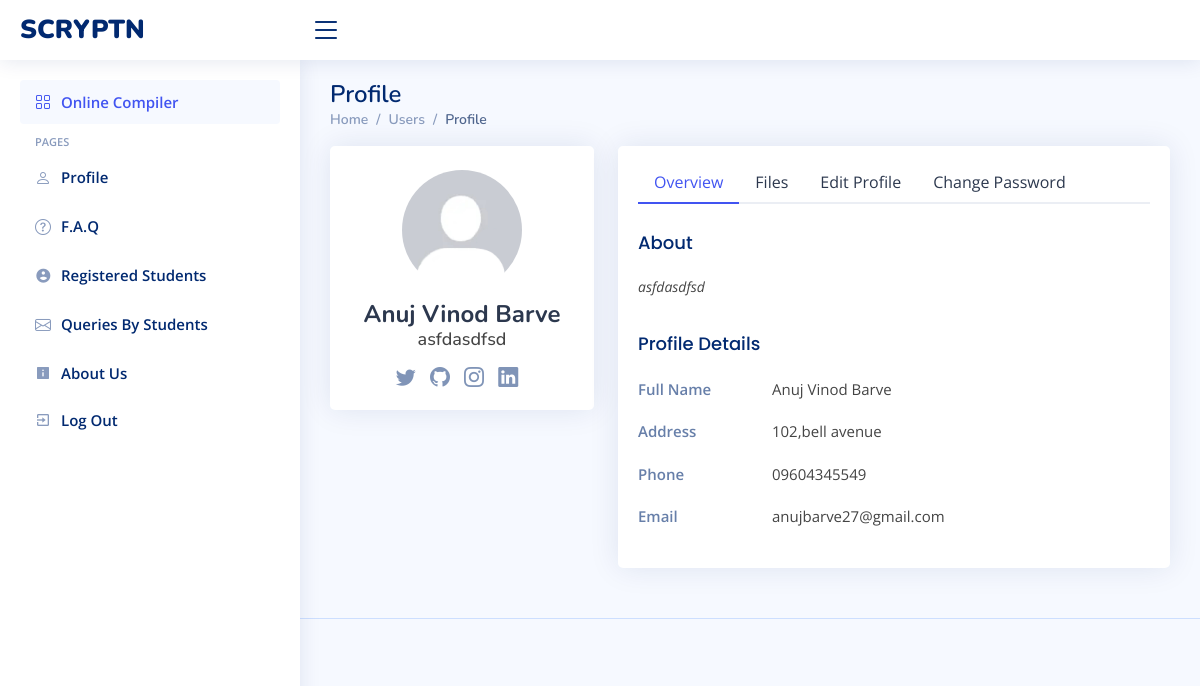
Page /teacher/profile.php (signed in) on the committed database.
### tables this page shows
CREATE TABLE `teachers` (
  `teacherID` int(11) NOT NULL,
  `teacherName` varchar(128) NOT NULL,
  `teacherEmail` varchar(128) NOT NULL,
  `teacherAddr` varchar(255) DEFAULT NULL,
  `teacherPhone` varchar(255) DEFAULT NULL,
  `teacherUid` varchar(128) NOT NULL,
  `teacherPwd` varchar(128) NOT NULL,
  `teacher_ln` text DEFAULT NULL,
  `teacher_gh` text DEFAULT NULL,
  `teacher_in` varchar(255) DEFAULT NULL,
  `teacher_tw` varchar(255) DEFAULT NULL,
  `teacher_desc` text DEFAULT NULL,
  `teacher_photo` varchar(255) DEFAULT NULL
);

### teacher/profile.php (the view, shortened to what this page needs)
<!DOCTYPE html>
<html lang="en">
<head>
  <link href="../assets/vendor/bootstrap/css/bootstrap.min.css" rel="stylesheet" />
  <link href="../assets/vendor/bootstrap-icons/bootstrap-icons.css" rel="stylesheet" />
  <link href="../assets/vendor/boxicons/css/boxicons.min.css" rel="stylesheet" />
  <link href="../assets/vendor/quill/quill.snow.css" rel="stylesheet" />
  <link href="../assets/vendor/quill/quill.bubble.css" rel="stylesheet" />
  <link href="../assets/vendor/remixicon/remixicon.css" rel="stylesheet" />
  <link href="../assets/vendor/simple-datatables/style.css" rel="stylesheet" />
  <link href="../assets/css/style.css" rel="stylesheet" />
</head>
<body>
  <?php include './includes/header.php'; ?>
  <?php include './includes/sidenav.php'; ?>
  <main id="main" class="main">
    <div class="pagetitle">
      <h1>Profile</h1>
      <nav>
        <ol class="breadcrumb">
          <li class="breadcrumb-item"><a href="index.html">Home</a></li>
          <li class="breadcrumb-item">Users</li>
          <li class="breadcrumb-item active">Profile</li>
        </ol>
      </nav>
    </div>
    <section class="section profile">
      <?php
      $servername = "localhost";
      $username = "root";
      $password = "";
      $databasename = "scr";
      $conn = new mysqli(
        $servername,
        $username,
        $password,
        $databasename
      );
      $id = $_SESSION["teacherID"];
      $query = "SELECT * FROM `teachers` WHERE teacherID = $id";
      $result = $conn->query($query);
      $data = $result->fetch_assoc();
      ?>
      <div class="row">
        <div class="col-xl-4">
          <div class="card">
            <div class="card-body profile-card pt-4 d-flex flex-column align-items-center">
              <img src="../inc/user-data/profile-photos/<?php if($data["teacher_photo"]){echo $data["teacher_photo"];}else{echo "default.jpg";};?>" alt="Profile" class="rounded-circle" />
              <h2><?php echo $data["teacherName"]; ?></h2>
              <h3><?php echo $data["teacher_desc"]; ?></h3>
              <div class="social-links mt-2">
                <a href="<?php echo $data["teacher_tw"]; ?>" class="twitter"><i class="bi bi-twitter"></i></a>
                <a href="<?php echo $data["teacher_gh"]; ?>" class="github"><i class="bi bi-github"></i></a>
                <a href="<?php echo $data["teacher_in"]; ?>" class="instagram"><i class="bi bi-instagram"></i></a>
                <a href="<?php echo $data["teacher_ln"]; ?>" class="linkedin"><i class="bi bi-linkedin"></i></a>
              </div>
            </div>
          </div>
        </div>
        <div class="col-xl-8">
          <div class="card">
            <div class="card-body pt-3">
              <ul class="nav nav-tabs nav-tabs-bordered">
                <li class="nav-item">
                  <button class="nav-link active" data-bs-toggle="tab" data-bs-target="#profile-overview">
                    Overview
                  </button>
                </li>
                <li class="nav-item">
                  <button class="nav-link" data-bs-toggle="tab" data-bs-target="#user-files">
                    Files
                  </button>
                </li>
                <li class="nav-item">
                  <button class="nav-link" data-bs-toggle="tab" data-bs-target="#profile-edit">
                    Edit Profile
                  </button>
                </li>
                <li class="nav-item">
                  <button class="nav-link" data-bs-toggle="tab" data-bs-target="#profile-change-password">
                    Change Password
                  </button>
                </li>
              </ul>
              <div class="tab-content pt-2">
                <div class="tab-pane fade show active profile-overview" id="profile-overview">
                  <h5 class="card-title">About</h5>
                  <p class="small fst-italic">
                    <?php echo $data["teacher_desc"];?>
                  </p>
                  <h5 class="card-title">Profile Details</h5>
                  <div class="row">
                    <div class="col-lg-3 col-md-4 label">Full Name</div>
                    <div class="col-lg-9 col-md-8"><?php echo $data["teacherName"];?></div>
                  </div>
                  <div class="row">
                    <div class="col-lg-3 col-md-4 label">Address</div>
                    <div class="col-lg-9 col-md-8">
                    <?php echo $data["teacherAddr"];?>
                    </div>
                  </div>
                  <div class="row">
                    <div class="col-lg-3 col-md-4 label">Phone</div>
                    <div class="col-lg-9 col-md-8"><?php echo $data["teacherPhone"];?></div>
                  </div>
                  <div class="row">
                    <div class="col-lg-3 col-md-4 label">Email</div>
                    <div class="col-lg-9 col-md-8">
                    <?php echo $data["teacherEmail"];?>
                    </div>
                  </div>
                </div>
              </div>
            </div>
          </div>
        </div>
      </div>
    </section>
  </main>
  <footer id="footer" class="footer">
  </footer>
</body>
</html>

### assets/css/style.css (style rules this page uses)
:root { scroll-behavior: smooth; }
body { font-family: "Open Sans", sans-serif; background: #f6f9ff; color: #444444; }
a { color: #4154f1; text-decoration: none; }
h1, h2, h3, h4, h5, h6 { font-family: "Nunito", sans-serif; }
#main { margin-top: 60px; padding: 20px 30px; transition: all 0.3s; }
.pagetitle { margin-bottom: 10px; }
.pagetitle h1 { font-size: 24px; margin-bottom: 0; font-weight: 600; color: #012970; }
.card { margin-bottom: 30px; border: none; border-radius: 5px; box-shadow: 0px 0 30px rgba(1, 41, 112, 0.1); }
.card-title { padding: 20px 0 15px 0; font-size: 18px; font-weight: 500; color: #012970; font-family: "Poppins", sans-serif; }
.card-body { padding: 0 20px 20px 20px; }
.breadcrumb { font-size: 14px; font-family: "Nunito", sans-serif; color: #899bbd; font-weight: 600; }
.breadcrumb a { color: #899bbd; transition: 0.3s; }
.breadcrumb .breadcrumb-item::before { color: #899bbd; }
.breadcrumb .active { color: #51678f; font-weight: 600; }
.nav-tabs-bordered { border-bottom: 2px solid #ebeef4; }
.nav-tabs-bordered .nav-link { margin-bottom: -2px; border: none; color: #2c384e; }
.nav-tabs-bordered .nav-link.active { background-color: #fff; color: #4154f1; border-bottom: 2px solid #4154f1; }
@media (min-width: 1200px) { #main, #footer { margin-left: 300px; } }
.profile .profile-card img { max-width: 120px; }
.profile .profile-card h2 { font-size: 24px; font-weight: 700; color: #2c384e; margin: 10px 0 0 0; }
.profile .profile-card h3 { font-size: 18px; }
.profile .profile-card .social-links a { font-size: 20px; display: inline-block; color: rgba(1, 41, 112, 0.5); line-height: 0; margin-right: 10px; transition: 0.3s; }
.profile .profile-overview .row { margin-bottom: 20px; font-size: 15px; }
.profile .profile-overview .card-title { color: #012970; }
.profile .profile-overview .label { font-weight: 600; color: rgba(1, 41, 112, 0.6); }
.footer { padding: 20px 0; font-size: 14px; transition: all 0.3s; border-top: 1px solid #cddfff; }

### rows in the picture
teachers: teacherName "Anuj Vinod Barve", teacher_desc "asfdasdfsd", teacherAddr "102,bell avenue", teacherPhone "09604345549", teacherEmail "anujbarve27@gmail.com"
